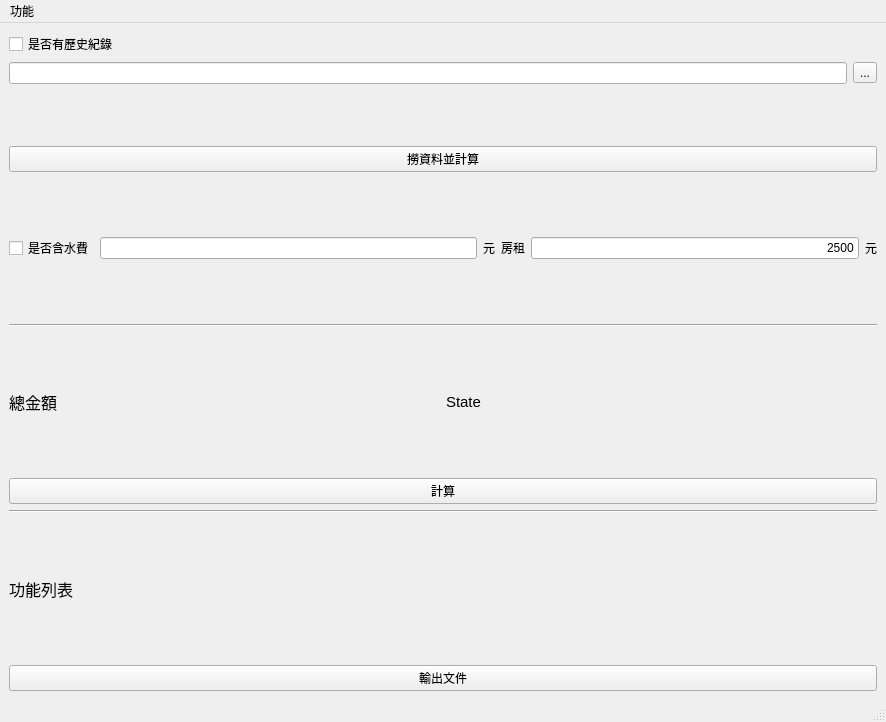
<?xml version="1.0" encoding="UTF-8"?>
<ui version="4.0">
 <class>MainWindow</class>
 <widget class="QMainWindow" name="MainWindow">
  <property name="geometry">
   <rect>
    <x>0</x>
    <y>0</y>
    <width>886</width>
    <height>722</height>
   </rect>
  </property>
  <property name="windowTitle">
   <string>MainWindow</string>
  </property>
  <widget class="QWidget" name="centralwidget">
   <layout class="QVBoxLayout" name="verticalLayout_2">
    <item>
     <layout class="QVBoxLayout" name="verticalLayout">
      <item>
       <widget class="QCheckBox" name="checkBox">
        <property name="text">
         <string>是否有歷史紀錄</string>
        </property>
       </widget>
      </item>
      <item>
       <layout class="QHBoxLayout" name="horizontalLayout">
        <item>
         <widget class="QLineEdit" name="historyFilePath"/>
        </item>
        <item>
         <widget class="QToolButton" name="toolButton">
          <property name="text">
           <string>...</string>
          </property>
         </widget>
        </item>
       </layout>
      </item>
      <item>
       <widget class="QLabel" name="fileinputstate">
        <property name="text">
         <string/>
        </property>
       </widget>
      </item>
      <item>
       <widget class="QPushButton" name="getDataButton">
        <property name="text">
         <string>撈資料並計算</string>
        </property>
       </widget>
      </item>
     </layout>
    </item>
    <item>
     <layout class="QHBoxLayout" name="horizontalLayout_3">
      <item>
       <layout class="QHBoxLayout" name="horizontalLayout_2">
        <item>
         <widget class="QCheckBox" name="checkBox_water">
          <property name="text">
           <string>是否含水費</string>
          </property>
         </widget>
        </item>
        <item>
         <widget class="QLineEdit" name="waterFee"/>
        </item>
        <item>
         <widget class="QLabel" name="waterCostUnit">
          <property name="text">
           <string>元</string>
          </property>
         </widget>
        </item>
        <item>
         <layout class="QHBoxLayout" name="horizontalLayout_8">
          <item>
           <widget class="QLabel" name="label_8">
            <property name="text">
             <string>房租</string>
            </property>
           </widget>
          </item>
          <item>
           <widget class="QLineEdit" name="RentCost">
            <property name="text">
             <string>2500</string>
            </property>
            <property name="alignment">
             <set>Qt::AlignRight|Qt::AlignTrailing|Qt::AlignVCenter</set>
            </property>
           </widget>
          </item>
          <item>
           <widget class="QLabel" name="label_9">
            <property name="text">
             <string>元</string>
            </property>
           </widget>
          </item>
         </layout>
        </item>
       </layout>
      </item>
     </layout>
    </item>
    <item>
     <widget class="Line" name="line">
      <property name="orientation">
       <enum>Qt::Horizontal</enum>
      </property>
     </widget>
    </item>
    <item>
     <layout class="QVBoxLayout" name="result_Power"/>
    </item>
    <item>
     <layout class="QHBoxLayout" name="horizontalLayout_4">
      <item>
       <widget class="QLabel" name="labelTotalRent">
        <property name="text">
         <string>&lt;html&gt;&lt;head/&gt;&lt;body&gt;&lt;p&gt;&lt;span style=&quot; font-size:12pt;&quot;&gt;總金額&lt;/span&gt;&lt;/p&gt;&lt;/body&gt;&lt;/html&gt;</string>
        </property>
       </widget>
      </item>
      <item>
       <widget class="QLabel" name="labelState">
        <property name="text">
         <string>&lt;html&gt;&lt;head/&gt;&lt;body&gt;&lt;p&gt;&lt;span style=&quot; font-size:11pt;&quot;&gt;State&lt;/span&gt;&lt;/p&gt;&lt;/body&gt;&lt;/html&gt;</string>
        </property>
       </widget>
      </item>
     </layout>
    </item>
    <item>
     <widget class="QPushButton" name="pushButtonCaculate">
      <property name="text">
       <string>計算</string>
      </property>
     </widget>
    </item>
    <item>
     <widget class="Line" name="line_3">
      <property name="orientation">
       <enum>Qt::Horizontal</enum>
      </property>
     </widget>
    </item>
    <item>
     <widget class="QLabel" name="label">
      <property name="text">
       <string>&lt;html&gt;&lt;head/&gt;&lt;body&gt;&lt;p&gt;&lt;span style=&quot; font-size:12pt;&quot;&gt;功能列表&lt;/span&gt;&lt;/p&gt;&lt;/body&gt;&lt;/html&gt;</string>
      </property>
     </widget>
    </item>
    <item>
     <widget class="QPushButton" name="pushButtonExport">
      <property name="text">
       <string>輸出文件</string>
      </property>
     </widget>
    </item>
   </layout>
  </widget>
  <widget class="QMenuBar" name="menubar">
   <property name="geometry">
    <rect>
     <x>0</x>
     <y>0</y>
     <width>886</width>
     <height>25</height>
    </rect>
   </property>
   <widget class="QMenu" name="menu">
    <property name="title">
     <string>功能</string>
    </property>
    <addaction name="actionClose"/>
   </widget>
   <addaction name="menu"/>
  </widget>
  <widget class="QStatusBar" name="statusbar"/>
  <action name="actionClose">
   <property name="text">
    <string>Close</string>
   </property>
  </action>
 </widget>
 <resources/>
 <connections/>
</ui>
